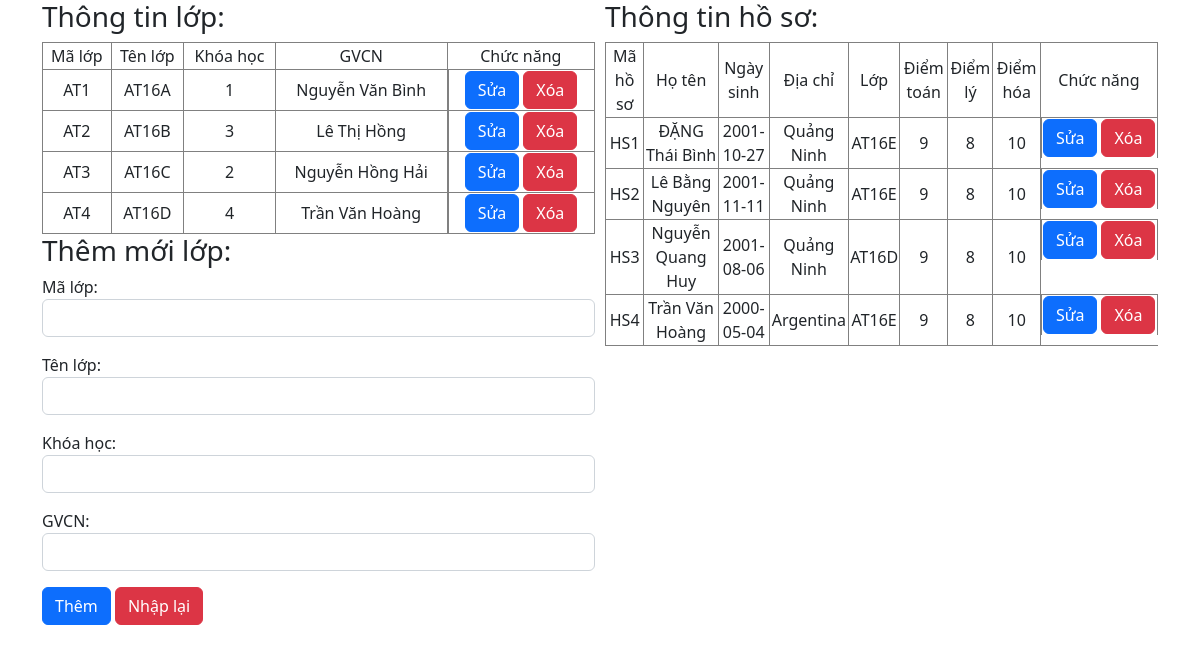
The page / on the database its author committed.
### tables this page shows
CREATE TABLE LOP(
    MALOP VARCHAR(255) NOT NULL PRIMARY KEY ,
    TENLOP VARCHAR(255) NOT NULL,
    KHOAHOC INTEGER NOT NULL,
    GVCN VARCHAR(255) NOT NULL
);

CREATE TABLE HOSO(
    MAHS VARCHAR(255) NOT NULL PRIMARY KEY ,
    HOTEN VARCHAR(255) NOT NULL,
    NGAYSINH DATE,
    DIACHI VARCHAR(255) NOT NULL,
    LOP VARCHAR(255) NOT NULL,
    DIEMTOAN FLOAT,
    DIEMLY FLOAT,
    DIEMHOA FLOAT
);

### index.php (the view, shortened to what this page needs)
<?php
require_once "./configs/database.php";
mysqli_select_db($connection_obj, DATABASE_NAME);
$query = "SELECT * FROM LOP";
$query2 = "SELECT * FROM HOSO";
$result = mysqli_query($connection_obj, $query) or die(mysqli_error($connection_obj));
$result2 = mysqli_query($connection_obj, $query2) or die(mysqli_error($connection_obj));
?>
<!DOCTYPE html>
<html lang="en">
<head>
    <link href="https://cdn.jsdelivr.net/npm/bootstrap@5.2.2/dist/css/bootstrap.min.css" rel="stylesheet">
</head>
<body>
    <div class="container">
        <div class="class-container">
            <?php
            echo "<h3>Thông tin lớp:</h3>";
            echo "<table class='table-class table-bordered'>";
            echo "<tr>";
            echo "<td>Mã lớp</td>";
            echo "<td>Tên lớp</td>";
            echo "<td>Khóa học</td>";
            echo "<td>GVCN</td>";
            echo "<td>Chức năng</td>";
            echo "</tr>";
            while ($row = mysqli_fetch_array($result, MYSQLI_BOTH)) {
                echo "<tr>";
                $malop = $row['MALOP'];
                $tenlop = $row['TENLOP'];
                $khoahoc = $row['KHOAHOC'];
                $gvcn = $row['GVCN'];
                echo "<td>$malop</td>";
                echo "<td>$tenlop</td>";
                echo "<td>$khoahoc</td>";
                echo "<td>$gvcn</td>";
                echo "<td  class='form-class'>";
                echo "<form action='./editClass.php' method='POST'>";
                echo "<input class='btn btn-primary me-1' type='submit' value='Sửa' name='edit_class'/>";
                echo "</form>";
                echo "<form action='' method='POST'>";
                echo "<input class='btn btn-danger' type='submit' value='Xóa' name='delete_class'/>";
                echo "</form>";
                echo "</td>";
                echo "</tr>";
            }
            echo "</table>";
            ?>
            <h3>Thêm mới lớp:</h3>
            <form class="row" action="" method="POST">
                <div>
                    <label for="">Mã lớp:</label>
                    <input class="form-control mb-3" type="text" name="malop" value="" />
                </div>
                <div>
                    <label for="">Tên lớp:</label>
                    <input class="form-control mb-3" type="text" name="tenlop" value="" />
                </div>
                <div>
                    <label for="">Khóa học:</label>
                    <input class="form-control mb-3" type="text" name="khoahoc" value="" />
                </div>
                <div>
                    <label for="">GVCN:</label>
                    <input class="form-control mb-3" type="text" name="gvcn" value="" />
                </div>
                <div>
                    <input class="btn btn-primary" type="submit" name="submit_class" value="Thêm" />
                    <input class="btn btn-danger" type="submit" name="reset_class" value="Nhập lại" />
                </div>
            </form>
        </div>
        <div class="file-container">
            <?php
            echo "<h3>Thông tin hồ sơ:</h3>";
            echo "<table class='table-file table-bordered'>";
            echo "<tr>";
            echo "<td>Mã hồ sơ</td>";
            echo "<td>Họ tên</td>";
            echo "<td>Ngày sinh</td>";
            echo "<td>Địa chỉ</td>";
            echo "<td>Lớp</td>";
            echo "<td>Điểm toán</td>";
            echo "<td>Điểm lý</td>";
            echo "<td>Điểm hóa</td>";
            echo "<td>Chức năng</td>";
            echo "</tr>";
            while ($row = mysqli_fetch_array($result2, MYSQLI_BOTH)) {
                echo "<tr>";
                $mahs = $row['MAHS'];
                $hoten = $row['HOTEN'];
                $ngaysinh = $row['NGAYSINH'];
                $diachi = $row['DIACHI'];
                $lop = $row['LOP'];
                $diemtoan = $row['DIEMTOAN'];
                $diemly = $row['DIEMLY'];
                $diemhoa = $row['DIEMHOA'];
                echo "<td>$mahs</td>";
                echo "<td>$hoten</td>";
                echo "<td>$ngaysinh</td>";
                echo "<td>$diachi</td>";
                echo "<td>$lop</td>";
                echo "<td>$diemtoan</td>";
                echo "<td>$diemly</td>";
                echo "<td>$diemhoa</td>";
                echo "<td  class='form-file'>";
                echo "<form action='' method='POST'>";
                echo "<input class='btn btn-primary me-1' type='submit' value='Sửa' name='edit_file'/>";
                echo "</form>";
                echo "<form action='' method='POST'>";
                echo "<input class='btn btn-danger' type='submit' value='Xóa' name='delete_file'/>";
                echo "</form>";
                echo "</td>";
                echo "</tr>";
            }
            ?>
        </div>
    </div>
</body>
</html>

### index.php (style rules this page uses)
.container { display: flex; gap: 10px; }
.class-container { width: 50%; }
.file-container { width: 50%; }
.table-class, .table-file { width: 100%; }
.table-class tr, .table-file tr { background: none !important; }
.table-class tr td, .table-file tr td { text-align: center; }
.form-file, .form-class { display: flex; align-items: center; justify-content: center; }

### rows shown on the page
lop: MALOP "AT1", TENLOP "AT16A", KHOAHOC "1", GVCN "Nguyễn Văn Bình"
lop: MALOP "AT2", TENLOP "AT16B", KHOAHOC "3", GVCN "Lê Thị Hồng"
lop: MALOP "AT3", TENLOP "AT16C", KHOAHOC "2", GVCN "Nguyễn Hồng Hải"
lop: MALOP "AT4", TENLOP "AT16D", KHOAHOC "4", GVCN "Trần Văn Hoàng"
hoso: MAHS "HS1", HOTEN "ĐẶNG Thái Bình", NGAYSINH "2001-10-27", DIACHI "Quảng Ninh", LOP "AT16E", DIEMTOAN "9", DIEMLY "8", DIEMHOA "10"
hoso: MAHS "HS2", HOTEN "Lê Bằng Nguyên", NGAYSINH "2001-11-11", DIACHI "Quảng Ninh", LOP "AT16E", DIEMTOAN "9", DIEMLY "8", DIEMHOA "10"
hoso: MAHS "HS3", HOTEN "Nguyễn Quang Huy", NGAYSINH "2001-08-06", DIACHI "Quảng Ninh", LOP "AT16D", DIEMTOAN "9", DIEMLY "8", DIEMHOA "10"
hoso: MAHS "HS4", HOTEN "Trần Văn Hoàng", NGAYSINH "2000-05-04", DIACHI "Argentina", LOP "AT16E", DIEMTOAN "9", DIEMLY "8", DIEMHOA "10"
